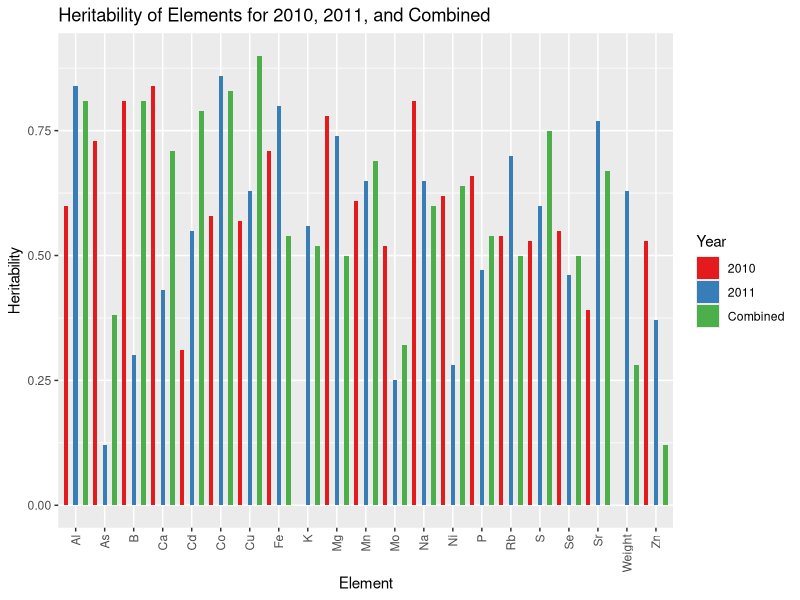
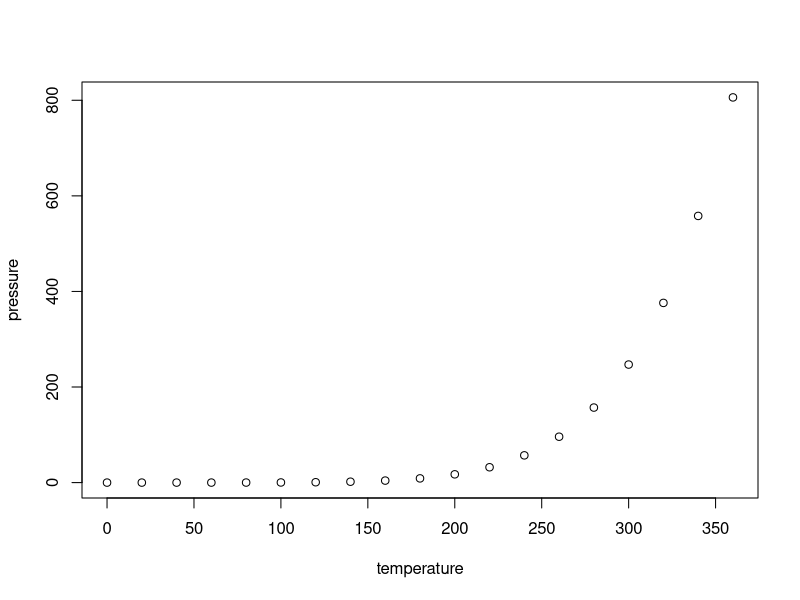

Source code (R) for these figures, in order:
## ---- chunk 1
knitr::opts_chunk$set(echo = TRUE)
## ---- chunk 2
# Load the necessary library
library(ggplot2)

# Data for heritability of different elements
elements <- c("Weight", "B", "Na", "Mg", "Al", "P", "S", "K", "Ca", "Mn", "Fe", "Co", "Ni", "Cu", "Zn", "As", "Se", "Rb", "Sr", "Mo", "Cd")
heritability_2010 <- c(NA, 0.63, 0.28, 0.81, 0.3, 0.81, 0.81, 0.65, 0.6, 0.78, 0.74, 0.5, 0.6, 0.84, 0.81, 0.66, 0.47, 0.54, 0.53, 0.6, 0.75)
heritability_2011 <- c(NA, 0.56, 0.52, 0.84, 0.43, 0.71, 0.61, 0.65, 0.69, 0.71, 0.8, 0.54, 0.58, 0.86, 0.83, 0.62, 0.28, 0.64, 0.57, 0.63, 0.9)
heritability_combined <- c(0.53, 0.37, 0.12, 0.73, 0.12, 0.38, 0.55, 0.46, 0.5, 0.54, 0.7, 0.5, 0.39, 0.77, 0.67, 0.52, 0.25, 0.32, 0.31, 0.55, 0.79)

# Create a data frame
data <- data.frame(Element = rep(elements, each = 3),
                   Heritability = c(heritability_2010, heritability_2011, heritability_combined),
                   Year = rep(c("2010", "2011", "Combined"), times = length(elements)))

# Plotting with adjusted bar width and spacing
ggplot(data, aes(x = Element, y = Heritability, fill = Year)) +
  geom_bar(stat = "identity", position = position_dodge(width = 1.0), width = 0.45) + # Increased bar width and adjusted dodge
  theme(axis.text.x = element_text(angle = 90, hjust = 1, vjust = 0.5)) +
  labs(title = "Heritability of Elements for 2010, 2011, and Combined",
       x = "Element",
       y = "Heritability") +
  scale_fill_brewer(palette = "Set1")  # Using a color palette that is color-blind friendly

summary(cars)
## ---- chunk 3
plot(pressure)
